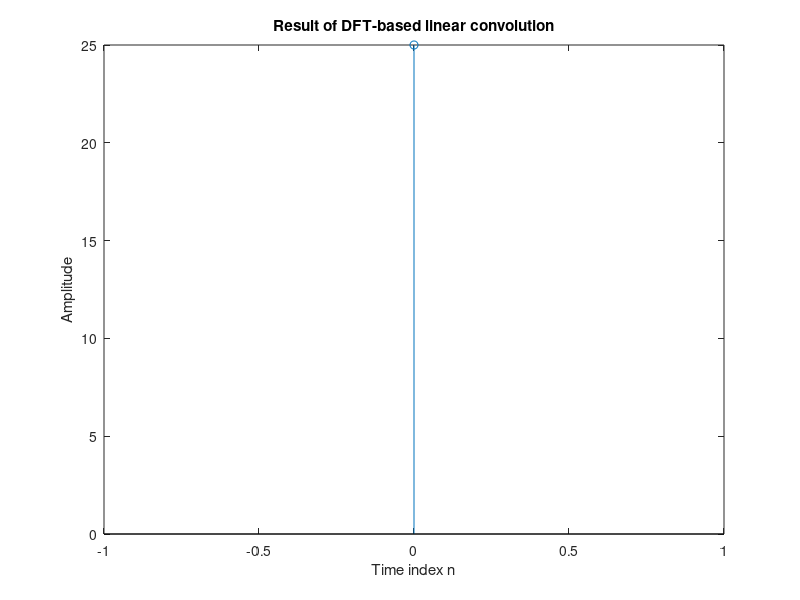

Here is the MATLAB script that generated this plot:
% conv_fast.m
% Linear convolution via the DFT
% Version 11.10.01 / kzr
x = input('Type in the first sequence = ');
h = input('Type in the second sequence = ');
% Determine the length of the result of convolution
L = length(x)+length(h)-1;
%Compute the DFTs by zero-padding
XE = fft(x,L); % second parameter forces automatic zero padding
HE = fft(h,L); % second parameter forces automatic zero padding
y1 = ifft(XE.*HE); % Calculate matrix product by using transposed XE
k = 0:1:L-1;
stem(k,real(y1)); % Display real-part of ifft-result 
xlabel('Time index n'); ylabel('Amplitude');
title('Result of DFT-based linear convolution');
